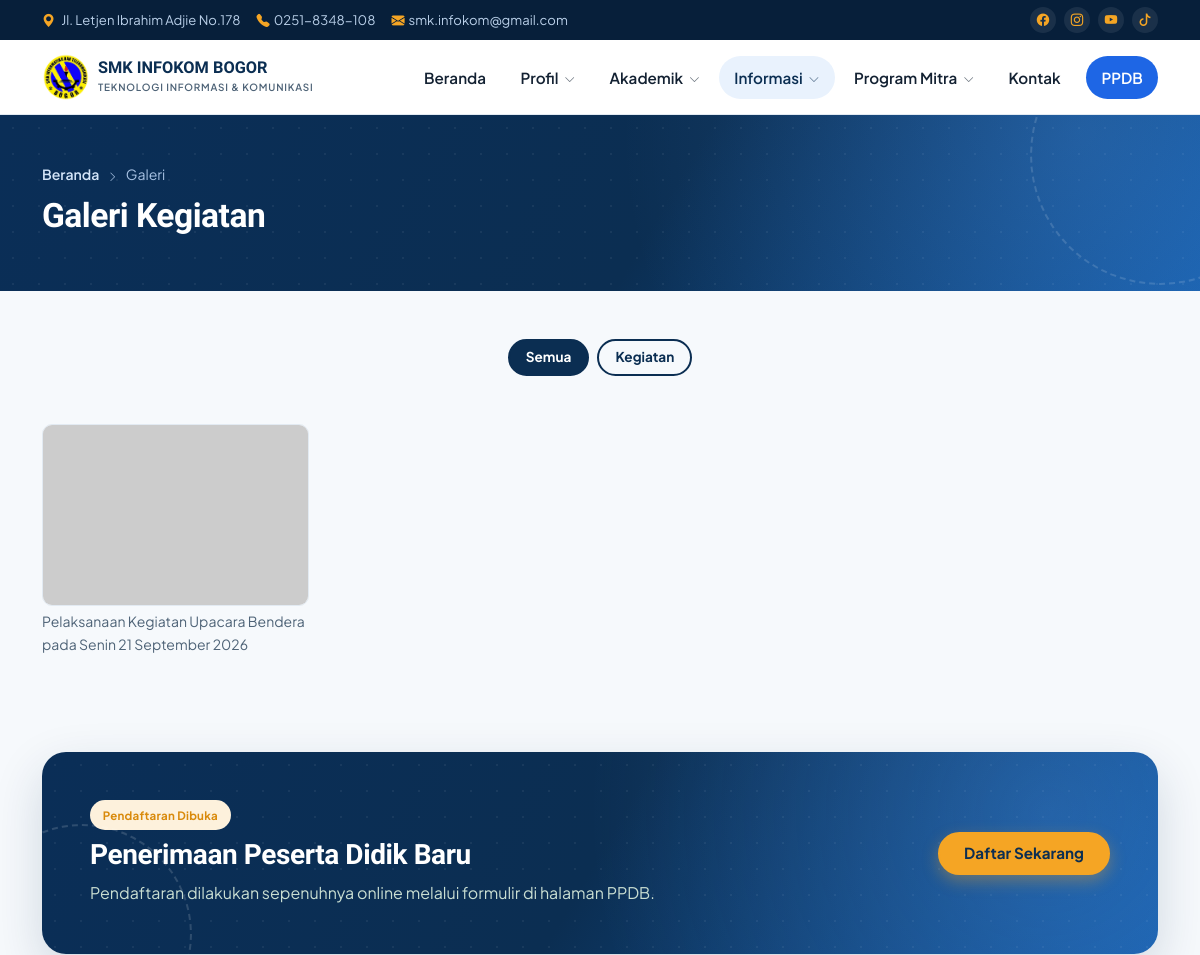
Page /galeri.php (upper part) on the earlier database version.
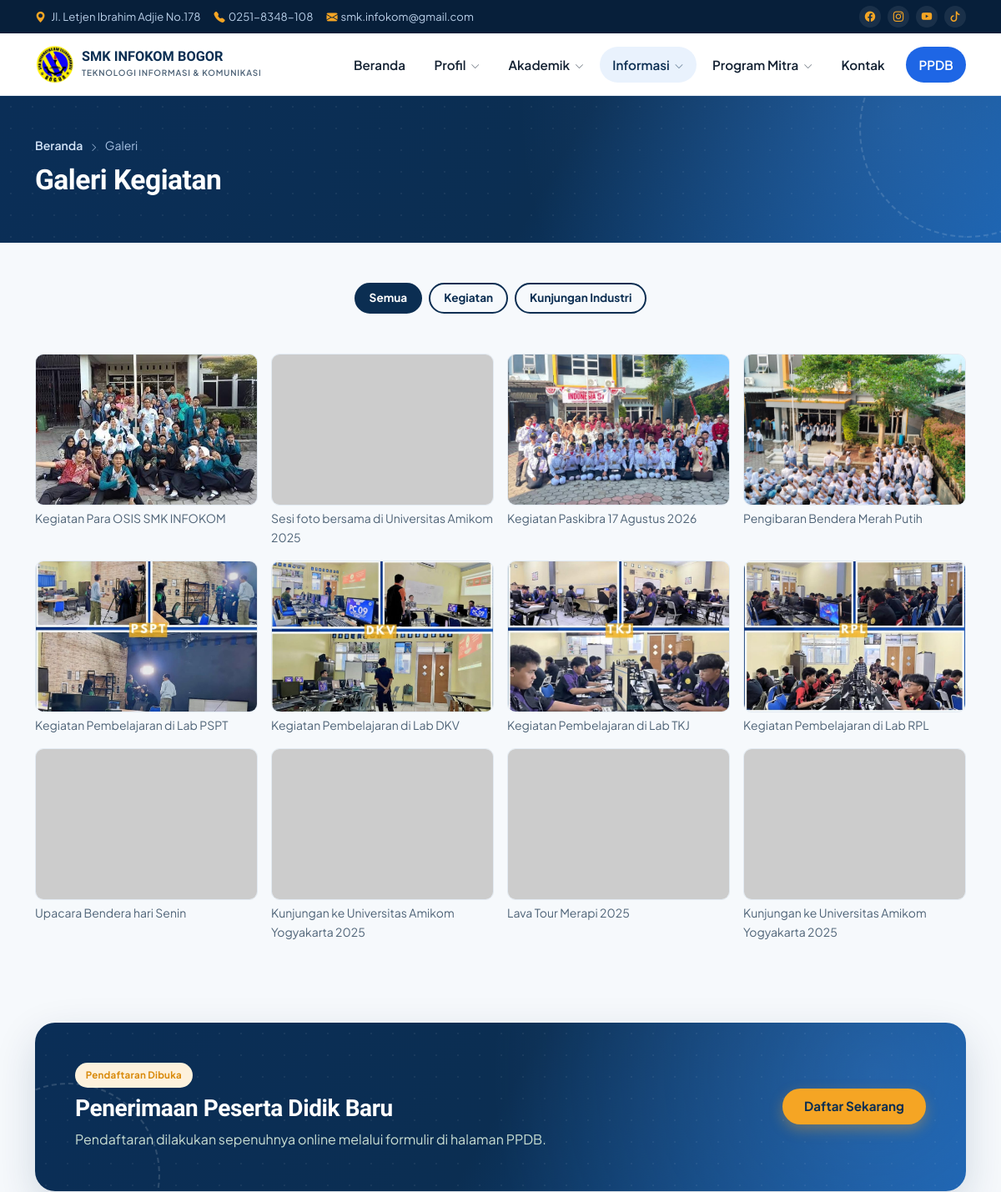
Same page on the later database version.
### tables this page shows
CREATE TABLE `galeri` (
  `id` int NOT NULL,
  `judul` varchar(150) NOT NULL,
  `gambar` varchar(255) NOT NULL,
  `kategori` varchar(50) DEFAULT 'Kegiatan',
  `created_at` timestamp NOT NULL DEFAULT CURRENT_TIMESTAMP
);

### galeri.php (the view, shortened to what this page needs)
<?php
require_once __DIR__ . '/includes/header.php';
$kategoriAktif = $_GET['kategori'] ?? 'Semua';
$kategoriList = $pdo->query("SELECT DISTINCT kategori FROM galeri ORDER BY kategori ASC")->fetchAll(PDO::FETCH_COLUMN);
if ($kategoriAktif !== 'Semua' && in_array($kategoriAktif, $kategoriList, true)) {
    $stmt = $pdo->prepare("SELECT * FROM galeri WHERE kategori = ? ORDER BY created_at DESC");
    $stmt->execute([$kategoriAktif]);
} else {
    $stmt = $pdo->query("SELECT * FROM galeri ORDER BY created_at DESC");
}
$galeri = $stmt->fetchAll();
?>
<div class="page-header">
  <div class="container">
    <div class="page-breadcrumb"><a href="index.php">Beranda</a> <i class="bi bi-chevron-right"></i> Galeri</div>
    <h1 class="page-title">Galeri Kegiatan</h1>
  </div>
</div>
<div class="container py-5">
  <div class="d-flex flex-wrap gap-2 justify-content-center mb-5">
    <a href="galeri.php?kategori=Semua" class="btn btn-sm <?= $kategoriAktif==='Semua' ? 'btn-ink' : 'btn-outline-ink' ?>">Semua</a>
    <?php foreach ($kategoriList as $k): ?>
      <a href="galeri.php?kategori=<?= urlencode($k) ?>" class="btn btn-sm <?= $kategoriAktif===$k ? 'btn-ink' : 'btn-outline-ink' ?>">
        <?= htmlspecialchars($k) ?>
      </a>
    <?php endforeach; ?>
  </div>
  <div class="row g-3">
    <?php foreach ($galeri as $g): ?>
    <div class="col-6 col-md-4 col-lg-3">
      <div class="gallery-thumb" data-bs-toggle="modal" data-bs-target="#modal-<?= $g['id'] ?>" style="cursor:pointer;">
        <img src="uploads/galeri/<?= htmlspecialchars($g['gambar']) ?>" alt="<?= htmlspecialchars($g['judul']) ?>"
             style="height:180px;" onerror="this.src='https://placehold.co/300x200?text=Galeri'">
      </div>
      <p class="small text-muted-ink mt-1 mb-0"><?= htmlspecialchars($g['judul']) ?></p>
    </div>
    <?php endforeach; ?>
  </div>
</div>
<?php require_once __DIR__ . '/includes/footer.php'; ?>

Differences in the rows shown:
removed galeri: judul "Pelaksanaan Kegiatan Upacara Bendera pada Senin 21 September 2026"
added galeri: gambar (picture), judul "Kegiatan Para OSIS SMK INFOKOM"
added galeri: judul "Sesi foto bersama di Universitas Amikom 2025"
added galeri: gambar (picture), judul "Kegiatan Paskibra 17 Agustus 2026"
added galeri: gambar (picture), judul "Pengibaran Bendera Merah Putih"
added galeri: gambar (picture), judul "Kegiatan Pembelajaran di Lab PSPT"
added galeri: gambar (picture), judul "Kegiatan Pembelajaran di Lab DKV"
added galeri: gambar (picture), judul "Kegiatan Pembelajaran di Lab TKJ"
added galeri: gambar (picture), judul "Kegiatan Pembelajaran di Lab RPL"
added galeri: judul "Upacara Bendera hari Senin"
added galeri: judul "Kunjungan ke Universitas Amikom Yogyakarta 2025"
added galeri: judul "Lava Tour Merapi 2025"
added galeri: judul "Kunjungan ke Universitas Amikom Yogyakarta 2025"
Other differences:
new list line: "Kunjungan Industri"
